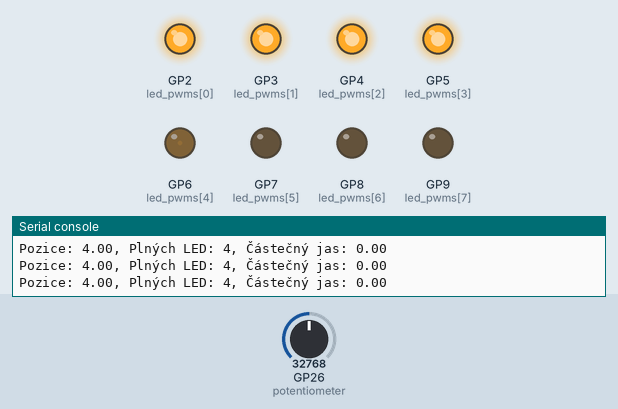
Simulated run of this program. Board: Raspberry Pi Pico running MicroPython. On the bench: output pins drawn as LEDs (lit = HIGH), the last lines printed to the serial console. Dashed ring = blinking. The inputs (shaded band) are chosen by the test bench; at power-on: GP26 (potentiometer) = 32768 (analog values on the 0–65535 scale).

Above: at 1.2 s.
1.3 s: GP26 (potentiometer) set to 65535
At 2.39 s:
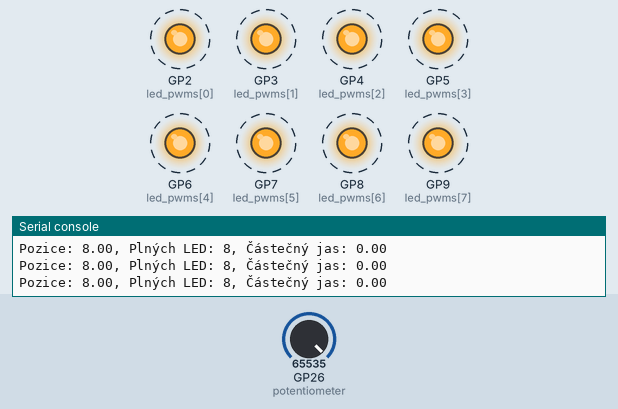
4.3 s: GP26 (potentiometer) set to 45874
At 4.7 s:
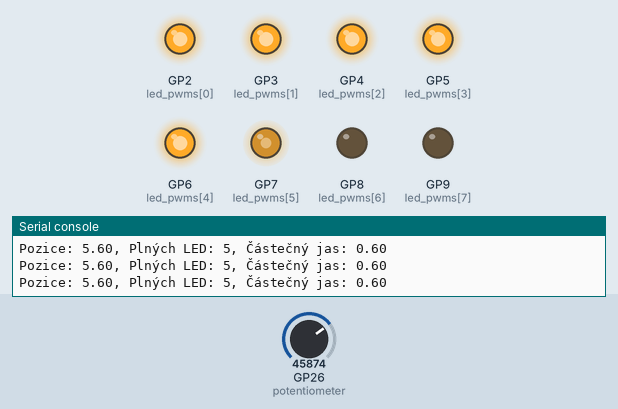
5.8 s: GP26 (potentiometer) set to 57670
At 6.8 s:
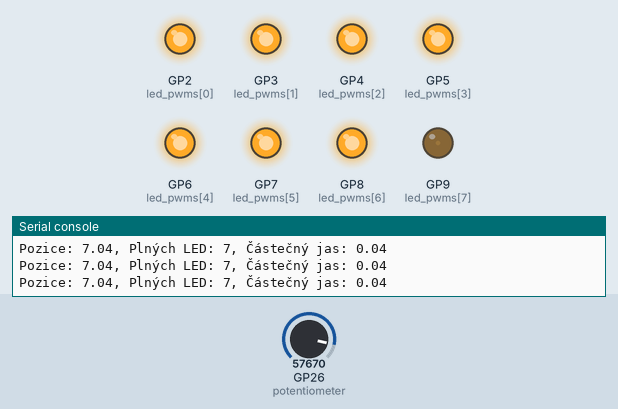
7.3 s: GP26 (potentiometer) set to 32767
At 8.2 s:
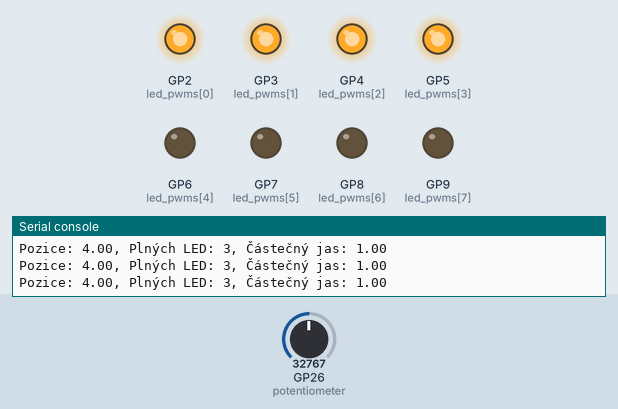
8.8 s: GP26 (potentiometer) set to 19660
At 9.1 s:
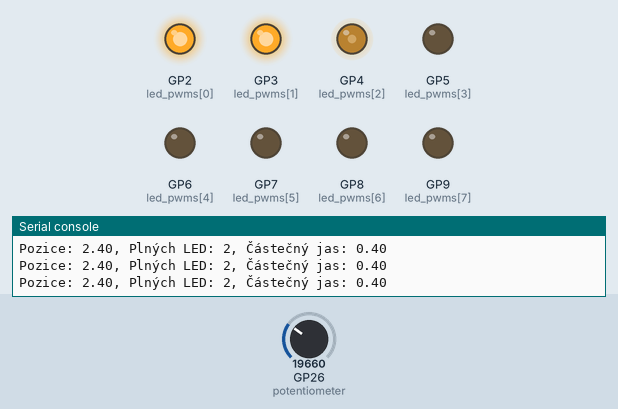
10.3 s: GP26 (potentiometer) set to 7864
At 11.7 s:
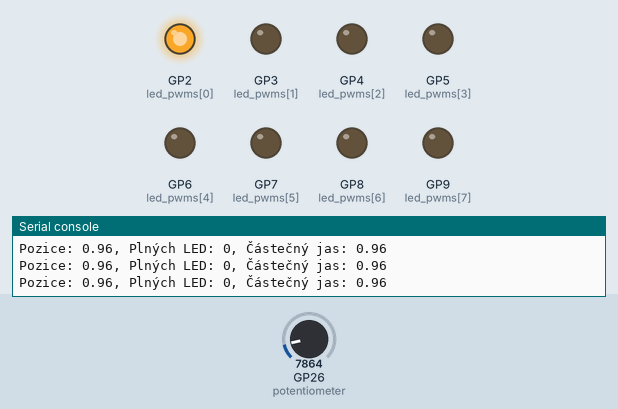
Timing chart, 0 to 12.8 s (numbered marks = the images above; inputs shaded):
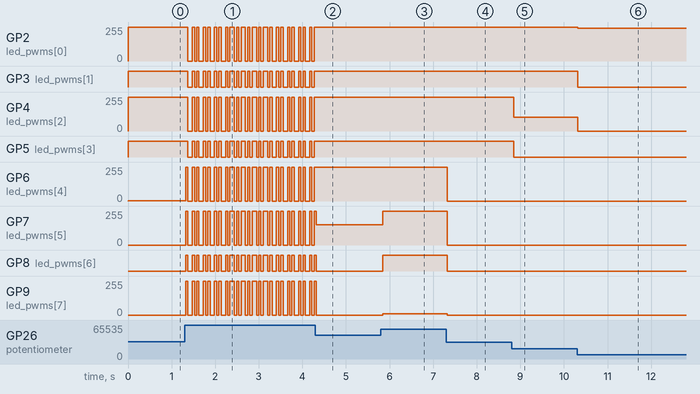

The program:

LED-limiter.py
```python
from machine import Pin, ADC, PWM
import time

potentiometer = ADC(Pin(26))

led_pwms = [PWM(Pin(i)) for i in range(2, 10)]
for pwm in led_pwms:
    pwm.freq(1000)

num_leds = len(led_pwms)

def led_counting_pwm():
    blink_state = False
    last_blink = time.ticks_ms()

    while True:
        pot_value = potentiometer.read_u16()
        exact_position = (pot_value / 65535) * num_leds
        full_leds = int(exact_position)
        partial_brightness = exact_position - full_leds

        if full_leds >= num_leds and partial_brightness == 0:
            if time.ticks_diff(time.ticks_ms(), last_blink) > 50:
                blink_state = not blink_state
                last_blink = time.ticks_ms()

            for pwm in led_pwms:
                pwm.duty_u16(65535 if blink_state else 0)

        else:
            for i, pwm in enumerate(led_pwms):
                if i < full_leds:
                    pwm.duty_u16(65535)
                elif i == full_leds:
                    pwm.duty_u16(int(partial_brightness * 65535))
                else:
                    pwm.duty_u16(0)

        print(f"Pozice: {exact_position:.2f}, Plných LED: {full_leds}, Částečný jas: {partial_brightness:.2f}")
        time.sleep(0.05)

led_counting_pwm()
```

Measured:
- after the input at 1.3 s, GP2 (led_pwms[0]): alternates 255/255 for 0.05 s and 0/255 for 0.05 s, starting after 0.07 s; GP3 (led_pwms[1]): alternates HIGH for 0.05 s and LOW for 0.05 s, starting after 0.07 s
- after the input at 4.3 s, GP2 (led_pwms[0]), GP4 (led_pwms[2]), GP6 (led_pwms[4]): stops changing and stays 255/255; GP3 (led_pwms[1]), GP5 (led_pwms[3]): stops changing and stays HIGH; GP8 (led_pwms[6]): goes on until 4.3 s, then stays LOW; GP9 (led_pwms[7]): goes on until 4.3 s, then stays 0/255
- after the input at 5.8 s, GP7 (led_pwms[5]): 153/255 → 255/255 after 0.05 s; GP8 (led_pwms[6]): LOW → HIGH after 0.05 s; GP9 (led_pwms[7]): 0/255 → 10/255 after 0.05 s
- after the input at 7.3 s, GP6 (led_pwms[4]), GP7 (led_pwms[5]): 255/255 → 0/255 at once; GP8 (led_pwms[6]): HIGH → LOW at once; GP9 (led_pwms[7]): 10/255 → 0/255 at once
- after the input at 8.8 s, GP4 (led_pwms[2]): 255/255 → 102/255 after 0.05 s; GP5 (led_pwms[3]): HIGH → LOW after 0.05 s
- after the input at 10.3 s, GP2 (led_pwms[0]): 255/255 → 245/255 at once; GP3 (led_pwms[1]): HIGH → LOW at once; GP4 (led_pwms[2]): 102/255 → 0/255 at once
